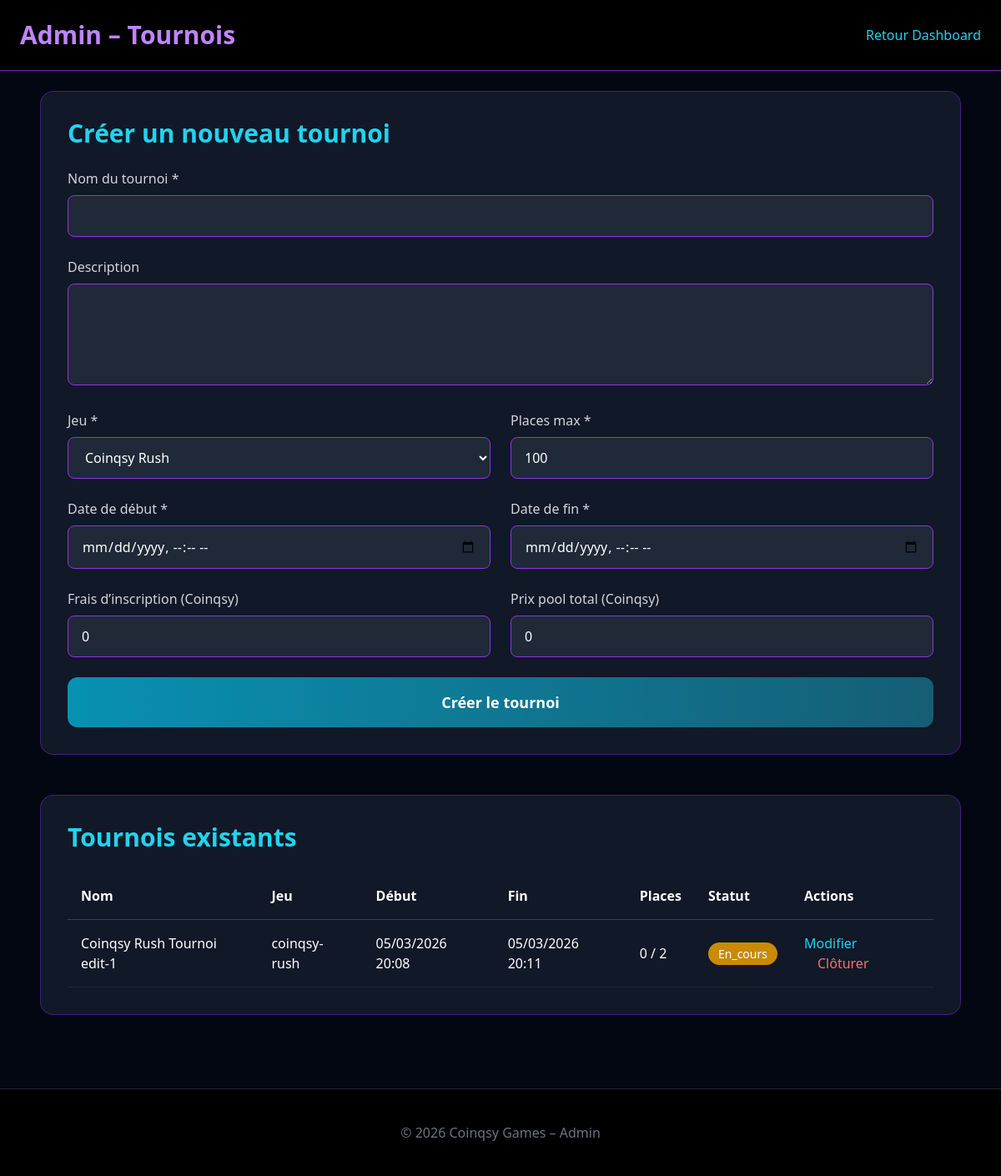
/admin/tournois.php, run on the app's committed database.
### tables this page shows
CREATE TABLE `tournois` (
  `id` int(11) NOT NULL,
  `nom` varchar(150) NOT NULL,
  `description` text DEFAULT NULL,
  `jeu_slug` varchar(80) NOT NULL,
  `date_debut` datetime NOT NULL,
  `date_fin` datetime NOT NULL,
  `type` enum('solo','duo','equipe') DEFAULT 'solo',
  `places_max` int(11) DEFAULT 100,
  `places_restantes` int(11) DEFAULT 100,
  `frais_inscription` int(11) DEFAULT 0,
  `prix_pool` bigint(20) DEFAULT 0,
  `statut` enum('ouvert','en_cours','termine','annule') DEFAULT 'ouvert',
  `created_at` datetime DEFAULT current_timestamp()
);

### admin/tournois.php (the view, shortened to what this page needs)
<?php
include '../bd/bd.php';
$stmt = $pdo->query("SELECT * FROM tournois ORDER BY date_debut DESC");
$tournois = $stmt->fetchAll();
?>
<!DOCTYPE html>
<html lang="fr" class="dark">
<head>
  <script src="https://cdn.tailwindcss.com"></script>
</head>
<body class="bg-gray-950 text-white min-h-screen">
  <header class="bg-black border-b border-purple-800 p-6">
    <div class="max-w-6xl mx-auto flex justify-between items-center">
      <h1 class="text-3xl font-bold text-purple-400">Admin – Tournois</h1>
      <a href="../dashboard.php" class="text-cyan-400 hover:underline">Retour Dashboard</a>
    </div>
  </header>
  <main class="max-w-6xl mx-auto p-6">
    <div class="bg-gray-900 rounded-2xl p-8 mb-12 border border-purple-700/50">
      <h2 class="text-3xl font-bold mb-6 text-cyan-400">Créer un nouveau tournoi</h2>
      <form method="POST" class="space-y-6">
        <div>
          <label class="block text-gray-300 mb-2">Nom du tournoi *</label>
          <input type="text" name="nom" required class="w-full bg-gray-800 border border-purple-600 rounded-lg px-4 py-3 focus:outline-none focus:border-cyan-500">
        </div>
        <div>
          <label class="block text-gray-300 mb-2">Description</label>
          <textarea name="description" rows="4" class="w-full bg-gray-800 border border-purple-600 rounded-lg px-4 py-3 focus:outline-none focus:border-cyan-500"></textarea>
        </div>
        <div class="grid grid-cols-1 md:grid-cols-2 gap-6">
          <div>
            <label class="block text-gray-300 mb-2">Jeu *</label>
            <select name="jeu_slug" required class="w-full bg-gray-800 border border-purple-600 rounded-lg px-4 py-3">
              <option value="coinqsy-rush">Coinqsy Rush</option>
            </select>
          </div>
          <div>
            <label class="block text-gray-300 mb-2">Places max *</label>
            <input type="number" name="places_max" required min="2" value="100" class="w-full bg-gray-800 border border-purple-600 rounded-lg px-4 py-3">
          </div>
          <div>
            <label class="block text-gray-300 mb-2">Date de début *</label>
            <input type="datetime-local" name="date_debut" required class="w-full bg-gray-800 border border-purple-600 rounded-lg px-4 py-3">
          </div>
          <div>
            <label class="block text-gray-300 mb-2">Date de fin *</label>
            <input type="datetime-local" name="date_fin" required class="w-full bg-gray-800 border border-purple-600 rounded-lg px-4 py-3">
          </div>
          <div>
            <label class="block text-gray-300 mb-2">Frais d’inscription (Coinqsy)</label>
            <input type="number" name="frais_inscription" min="0" value="0" class="w-full bg-gray-800 border border-purple-600 rounded-lg px-4 py-3">
          </div>
          <div>
            <label class="block text-gray-300 mb-2">Prix pool total (Coinqsy)</label>
            <input type="number" name="prix_pool" min="0" value="0" class="w-full bg-gray-800 border border-purple-600 rounded-lg px-4 py-3">
          </div>
        </div>
        <button type="submit" class="w-full bg-gradient-to-r from-cyan-600 to-cyan-800 hover:brightness-110 text-white font-bold py-4 rounded-xl text-lg mt-6">
          Créer le tournoi
        </button>
      </form>
    </div>
    <div class="bg-gray-900 rounded-2xl p-8 border border-purple-700/50">
      <h2 class="text-3xl font-bold mb-6 text-cyan-400">Tournois existants</h2>
      <?php if (empty($tournois)): ?>
        <p class="text-gray-400 text-center py-8">Aucun tournoi créé pour le moment.</p>
      <?php else: ?>
        <div class="overflow-x-auto">
          <table class="w-full text-left">
            <thead>
              <tr class="border-b border-gray-700">
                <th class="py-4 px-4">Nom</th>
                <th class="py-4 px-4">Jeu</th>
                <th class="py-4 px-4">Début</th>
                <th class="py-4 px-4">Fin</th>
                <th class="py-4 px-4">Places</th>
                <th class="py-4 px-4">Statut</th>
                <th class="py-4 px-4 col-span-2">Actions</th>
              </tr>
            </thead>
            <tbody>
              <?php foreach ($tournois as $t): ?>
                <tr class="border-b border-gray-800 hover:bg-gray-800/50">
                  <td class="py-4 px-4 font-medium"><?= htmlspecialchars($t['nom']) ?></td>
                  <td class="py-4 px-4"><?= htmlspecialchars($t['jeu_slug']) ?></td>
                  <td class="py-4 px-4"><?= date('d/m/Y H:i', strtotime($t['date_debut'])) ?></td>
                  <td class="py-4 px-4"><?= date('d/m/Y H:i', strtotime($t['date_fin'])) ?></td>
                  <td class="py-4 px-4"><?= $t['places_restantes'] ?> / <?= $t['places_max'] ?></td>
                  <td class="py-4 px-4">
                    <span class="px-3 py-1 rounded-full text-sm <?= $t['statut'] === 'ouvert' ? 'bg-green-600' : ($t['statut'] === 'en_cours' ? 'bg-yellow-600' : 'bg-gray-600') ?>">
                      <?= ucfirst($t['statut']) ?>
                    </span>
                  </td>
                  <td class="py-4 px-4">
                    <a href="edit.php?id=<?= $t['id'] ?>" class="text-cyan-400 hover:underline">Modifier</a>
                    <a href="cloturer_tournoi.php?id=<?= $t['id'] ?>" class="text-red-400 hover:underline ml-4">Clôturer</a>
                  </td>
                </tr>
              <?php endforeach; ?>
            </tbody>
          </table>
        </div>
      <?php endif; ?>
    </div>
  </main>
  <footer class="bg-black border-t border-gray-800 py-10 text-center text-gray-500 mt-16">
    <p>© <?= date('Y') ?> Coinqsy Games – Admin</p>
  </footer>
</body>
</html>

### data on the page
tournois: nom "Coinqsy Rush Tournoi edit-1", jeu_slug "coinqsy-rush", date_debut "05/03/2026 20:08", date_fin "05/03/2026 20:11", places_restantes "0", places_max "2", statut "En_cours"
